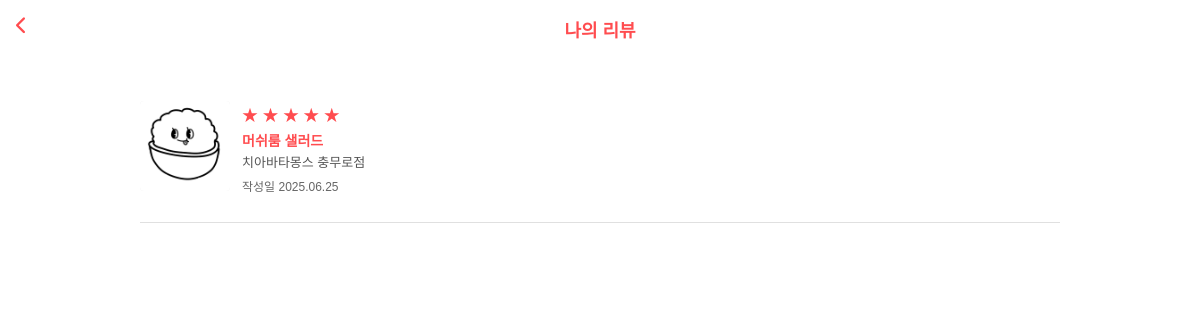
Before: /accounts/mypage/4/reviews with the older database file.
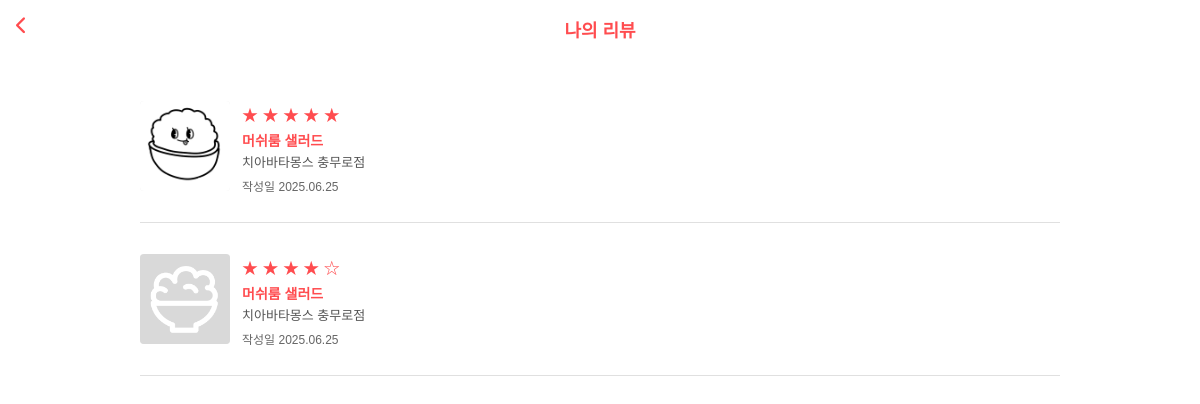
After: the same page with the newer database file.
### menu/models.py (models this page shows, shortened)
class Review(models.Model):
    writer = models.ForeignKey(Profile, on_delete=models.CASCADE, related_name='reviews')
    menu = models.ForeignKey(Menu, on_delete=models.CASCADE, related_name='reviews')
    created_at = models.DateField(auto_now_add=True)
    content = models.TextField(blank=True)  # 리뷰 텍스트 (선택)
    rating = models.IntegerField(default=5)  # 별점: 1~5
    image = models.ImageField(upload_to='review_images/', blank=True, null=True)  # 사진

class Menu(models.Model):
    name = models.CharField(max_length=100)  # 메뉴 이름 (필수)
    price = models.PositiveIntegerField()    # 가격 (필수)
    store = models.ForeignKey(Store, on_delete=models.CASCADE, related_name='menus')
    image = models.ImageField(upload_to='menu_images/', null=True, blank=True)

class Store(models.Model):
    name = models.CharField(max_length=100)
    address = models.TextField()
    latitude = models.FloatField()
    longitude = models.FloatField()
    school = models.ForeignKey(School, on_delete=models.CASCADE)
    category = models.ForeignKey(Category, null=True, blank=True, on_delete=models.SET_NULL)  # ✅ 여기 추가
    number = models.TextField(null=True, blank=True)
    open_time = models.TextField(null= True, blank = True)
    image = models.ImageField(upload_to='store_images/', null=True, blank=True)

### accounts/views.py (the view)
# urls.py: path('mypage/<int:id>/reviews', my_reviews, name='my_reviews'),
def my_reviews(request, id):
    user = get_object_or_404(User, pk=id)
    profile = user.profile
    reviews = Review.objects.filter(writer=profile).select_related('menu__store').order_by('-created_at')
    context = {
        'reviews': reviews
    }
    return render(request, 'accounts/my_reviews.html', context)

### accounts/templates/accounts/my_reviews.html (shortened to what this page needs)
{% load static %}
<!DOCTYPE html>
<html lang="ko">
<head>
  <link rel="stylesheet" href="https://cdnjs.cloudflare.com/ajax/libs/font-awesome/6.5.0/css/all.min.css">
  <link rel="stylesheet" href="{% static 'css/accounts/my_reviews.css' %}">
</head>
<body>
  <div class="page-header">
    <a href="javascript:history.back()" class="back-button"><i class="fas fa-chevron-left"></i></a>
    <h2 class="page-title">나의 리뷰</h2>
  </div>
 <div class="review-container">
  {% for review in reviews %}
  <div class="review-item">
    <div class="review-plain">
      <img class="review-thumbnail"src="{% if review.image %}{{ review.image.url }}{% else %}{% static 'images/menu_default.png' %}{% endif %}" alt="리뷰 이미지">
      <div class="review-plain-text">
        <div class="review-stars">
          {% for i in "12345"|slice:":" %}
            {% if forloop.counter <= review.rating %}★{% else %}☆{% endif %}
          {% endfor %}
        </div>
        <div class="review-title">{{ review.menu.name }}</div>
        <div class="review-sub">{{ review.menu.store.name }}</div>
        <div class="review-date">작성일 {{ review.created_at|date:"Y.m.d" }}</div>
      </div>
    </div>
  </div>
  {% empty %}
  <p style="margin: 20px;">작성한 리뷰가 없습니다.</p>
  {% endfor %}
</div>
</body>
</html>

Changed rows visible on the page:
added Review: rating 4 (drawn), menu.name "머쉬룸 샐러드", menu.store.name "치아바타몽스 충무로점", created_at "2025.06.25"
